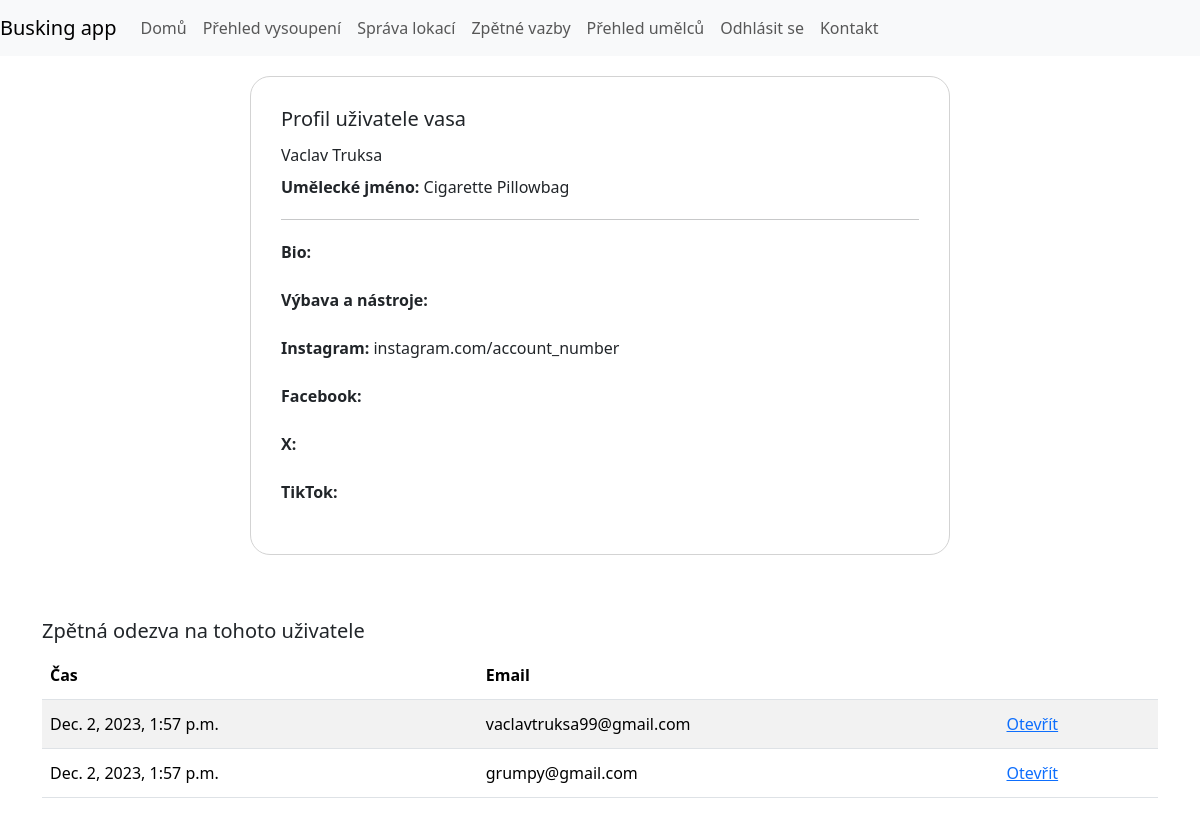
The page /artist/5 (signed in) on the database its author committed.
### main/models.py (models this page shows, shortened)
class UserProfile(models.Model):
    user = models.OneToOneField(to=User, on_delete=models.CASCADE)
    art_name = models.CharField(max_length=128, null=True)
    gear = models.TextField(null=True)
    bio = models.TextField(null=True)
    link_ig = models.CharField(max_length=128, null=True)
    link_fb = models.CharField(max_length=128, null=True)
    link_x = models.CharField(max_length=128, null=True)
    link_tt = models.CharField(max_length=128, null=True)
    id_number = models.TextField(null=False, default=-1)

### show/models.py (models this page shows)
class Feedback(models.Model):
    show = models.ForeignKey(Show, on_delete=models.CASCADE)
    email = models.EmailField()
    body = models.TextField()
    seen = models.BooleanField(default=False)
    sent = models.DateTimeField(auto_now_add=True)

### show/views.py (the view)
# urls.py: path("artist/<int:pk>", artistView, name="artist"),
def artistView(request, pk):
    try:
        a = User.objects.get(id=pk)
        profile = UserProfile.objects.get(user=a)
        fb = Feedback.objects.filter(show__artist = a)
    except:
        messages.error(request, "We couldn't find the requested user")
        return redirect('home')
    context = {
        'artist':a,
        'profile':profile,
        'feedback':fb
    }
    return render(request, 'artist_view.html', context)

### templates/artist_view.html
{% include '_base.html' %}
{% block content %}
<div class="container">
    <div id="artist-card">
        <h5>Profil uživatele {{artist.username}}</h5>
        {{artist.first_name}} {{artist.last_name}}<br>
        <b>Umělecké jméno: </b>{{profile.art_name}}
        <hr>
        <p><b>Bio: </b> {{profile.bio}}</p>
        <p><b>Výbava a nástroje: </b> {{profile.gear}}</p>
        <p><b>Instagram: </b> {{profile.link_ig}}</p>
        <p><b>Facebook: </b> {{profile.link_fb}}</p>
        <p><b>X: </b> {{profile.link_x}}</p>
        <p><b>TikTok: </b> {{profile.link_tt}}</p>
    </div><br><br>
    {% if request.user.is_staff %}
        <table class="table table-striped table-hover" id="feedback-table">
            <h5>Zpětná odezva na tohoto uživatele</h5>
            <thead>
                    <th>Čas</th>
                    <th>Email</th>
                    <th></th>
            </thead>
            <tbody>
                {% for feed in feedback %}<tr>
                    <td>{{feed.sent}}</td>
                    <td>{{feed.email}}</td>
                    <td><a href="{% url 'feedback-r' feed.id %}">Otevřít</a></td>
                </tr>{% endfor %}
            </tbody>
        </table>
    {% endif %}
</div>
{% endblock %}

### static/css/style.css (style rules this page uses)
.container { width: 70%; padding: 20px; line-height: 200%; }
#artist-card { border: 1px solid lightgray; border-radius: 20px; padding: 30px; width: 700px; margin: auto; }

### rows shown on the page
UserProfile: art_name "Cigarette Pillowbag", link_ig "instagram.com/account_number"
Feedback: sent "Dec. 2, 2023, 1:57 p.m.", email "vaclavtruksa99@gmail.com"
Feedback: sent "Dec. 2, 2023, 1:57 p.m.", email "grumpy@gmail.com"

### other values the page prints
{{ artist.username }} "vasa"
{{ artist.first_name }} "Vaclav"
{{ artist.last_name }} "Truksa"
